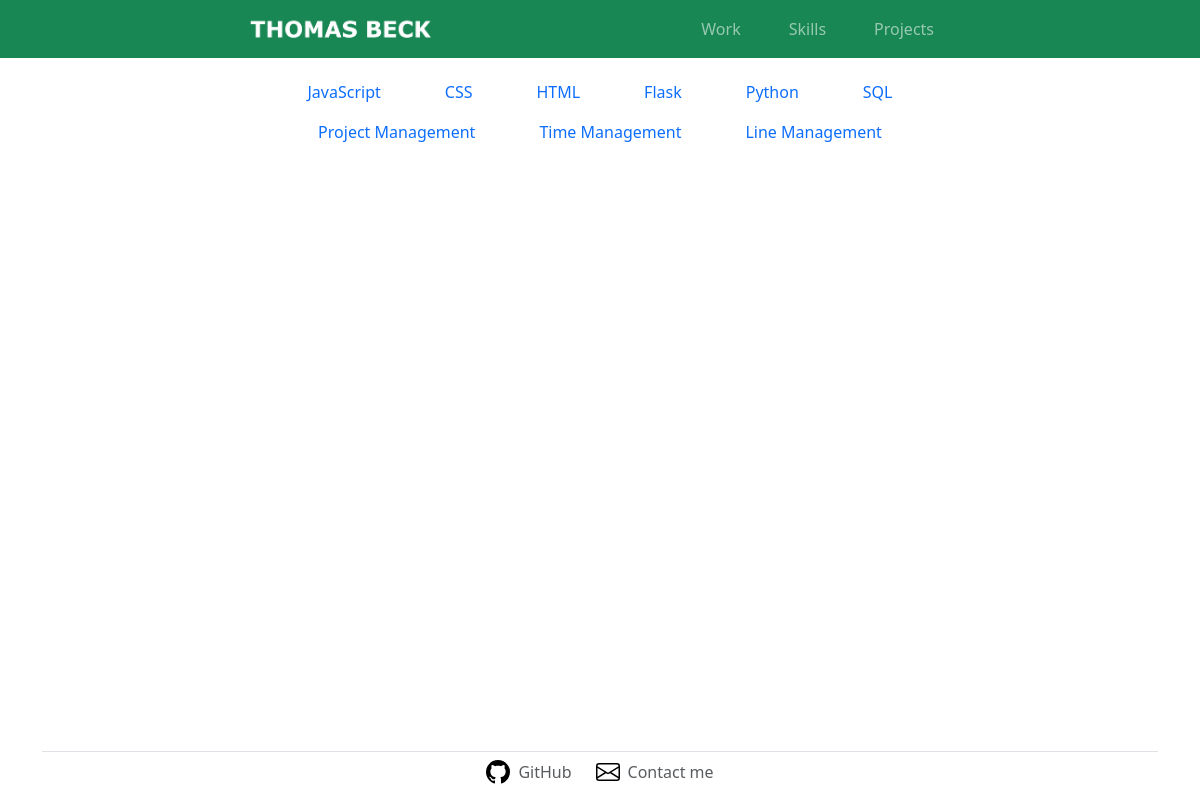
Screenshot of /skills/ with the database file from the repository.
### portfolio/models.py (models this page shows)
class SkillORM(Base):
    __tablename__ = 'skills'
    id = Column(Integer, primary_key=True)
    skill = Column(String)
    type = Column(String)
    description = Column(String)
    thumbnail = Column(String)
    jobs: Mapped[List["WorkORM"]] = relationship("WorkORM", secondary='job_skill', back_populates='skills')

### portfolio/routes.py (the view)
@app.route('/skills/')
def skills():
    found_skills = SkillDAO.AllSkills(db)
    return render_template('skills.html', title='Skills', skills = found_skills)

### portfolio/models.py (called while the page is built)
    def AllSkills(db):
        stm = select(SkillORM)
        skills = db.session.scalars(stm).all()
        return skills

### portfolio/templates/skills.html
{% extends "base.html"%}
{% block content %}
<div class="container" style="max-width: 700px; margin: 0 auto;">
    <div class="skillInfo">
        <ul id="listSkill" class="nav justify-content-center">
            {% for skill in skills %}
            <li class="nav-item px-3">
                <a class="nav-link" href="{{url_for('skill', skill_id = skill.id)}}">
                    {{skill.skill}}</a>
            </li>
            {% endfor %}
        </ul>
    </div>
</div>
{% endblock content %}

### rows the page displays
SkillORM: skill "JavaScript"
SkillORM: skill "CSS"
SkillORM: skill "HTML"
SkillORM: skill "Flask"
SkillORM: skill "Python"
SkillORM: skill "SQL"
SkillORM: skill "Project Management"
SkillORM: skill "Time Management"
SkillORM: skill "Line Management"
